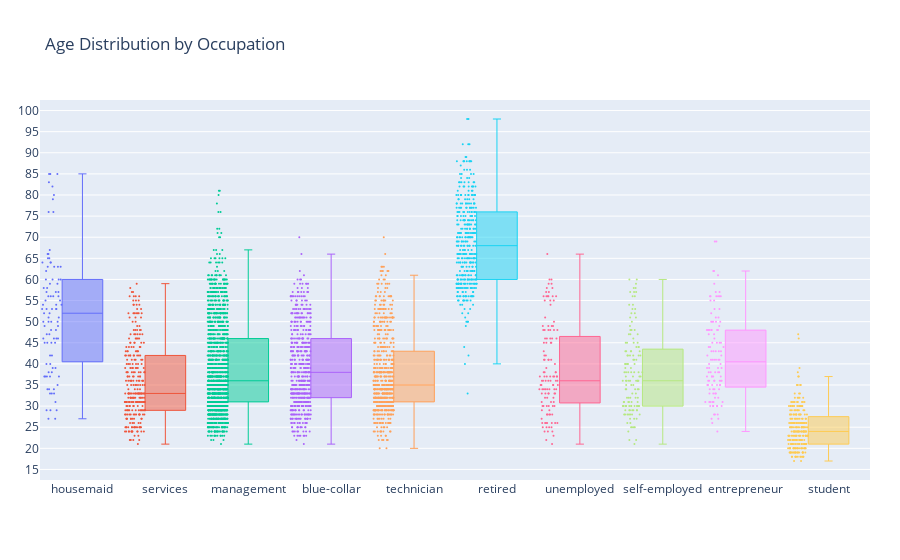

Source (notebook cell):
### Code cell
import plotly.graph_objs as go
from plotly.offline import iplot

subscribed = df.loc[df['y'] == 'yes']
occupations = df['job'].unique().tolist()

housemaid = subscribed['age'].loc[subscribed['job'] == 'housemaid'].values
services = subscribed['age'].loc[subscribed['job'] == 'services'].values
management = subscribed['age'].loc[subscribed['job'] == 'management'].values
blue_collar = subscribed['age'].loc[subscribed['job'] == 'blue-collar'].values
technician = subscribed['age'].loc[subscribed['job'] == 'technician'].values
retired = subscribed['age'].loc[subscribed['job'] == 'retired'].values
unemployed = subscribed['age'].loc[subscribed['job'] == 'unemployed'].values
self_employed = subscribed['age'].loc[subscribed['job'] == 'self-employed'].values
entrepreneur = subscribed['age'].loc[subscribed['job'] == 'entrepreneur'].values
student = subscribed['age'].loc[subscribed['job'] == 'student'].values

ages = [housemaid, services, management, blue_collar, technician, retired, unemployed, 
        self_employed, entrepreneur, student]
colors = ['rgba(93, 164, 214, 0.5)', 'rgba(255, 144, 14, 0.5)',
          'rgba(44, 160, 101, 0.5)', 'rgba(255, 65, 54, 0.5)', 
          'rgba(207, 114, 255, 0.5)', 'rgba(127, 96, 0, 0.5)',
         'rgba(229, 126, 56, 0.5)', 'rgba(229, 56, 56, 0.5)',
         'rgba(174, 229, 56, 0.5)', 'rgba(229, 56, 56, 0.5)']

traces = []

for xd, yd, cls in zip(occupations, ages, colors):
        traces.append(go.Box(
            y = yd,
            name = xd,
            boxpoints ='all',
            jitter = 0.5,
            whiskerwidth = 0.2,
            marker = dict(size = 2),
            line = dict(width = 1)))

layout = go.Layout(
    title = 'Age Distribution by Occupation ',
    yaxis = dict(
        showgrid = True,
        zeroline = True,
        dtick = 5,
        gridwidth = 1,
        zerolinewidth = 2),
    margin=dict(
        l = 40,
        r = 30,
        b = 80,
        t = 100), showlegend = False)

fig = go.Figure(data=traces, layout=layout)
iplot(fig)

### Figure 1 — Plotly figure (JSON) as saved in the notebook; plotly's stock layout.template omitted (floating-point values rounded to 4 significant figures; data arrays with more than 128 entries replaced by an {"elided": "..."} marker saying what was removed)
{"data": [{"boxpoints": "all", "jitter": 0.5, "line": {"width": 1}, "marker": {"size": 2}, "name": "housemaid", "type": "box", "whiskerwidth": 0.2, "y": [39, 45, 60, 35, 46, 34, 40, 50, 42, 46, 33, 55, 39, 45, 49, 52, 31, 57, 54, 42, 33, 50, 29, 29, 27, 54, 55, 40, 45, 56, 56, 47, 47, 54, 59, 27, 34, 38, 58, 37, 53, 46, 53, 53, 33, 60, 46, 51, 51, 63, 79, 63, 63, 45, 63, 37, 59, 52, 65, 56, 29, 53, 34, 56, 49, 64, 64, 64, 62, 38, 66, 65, 60, 82, 58, 80, 85, 85, 85, 57, 57, 53, 76, 76, 60, 83, 66, 48, 50, 48, 50, 67, 37, 37, 37]}, {"boxpoints": "all", "jitter": 0.5, "line": {"width": 1}, "marker": {"size": 2}, "name": "services", "type": "box", "whiskerwidth": 0.2, "y": {"elided": "288 int values"}}, {"boxpoints": "all", "jitter": 0.5, "line": {"width": 1}, "marker": {"size": 2}, "name": "management", "type": "box", "whiskerwidth": 0.2, "y": {"elided": "1549 int values"}}, {"boxpoints": "all", "jitter": 0.5, "line": {"width": 1}, "marker": {"size": 2}, "name": "blue-collar", "type": "box", "whiskerwidth": 0.2, "y": {"elided": "577 int values"}}, {"boxpoints": "all", "jitter": 0.5, "line": {"width": 1}, "marker": {"size": 2}, "name": "technician", "type": "box", "whiskerwidth": 0.2, "y": {"elided": "650 int values"}}, {"boxpoints": "all", "jitter": 0.5, "line": {"width": 1}, "marker": {"size": 2}, "name": "retired", "type": "box", "whiskerwidth": 0.2, "y": {"elided": "396 int values"}}, {"boxpoints": "all", "jitter": 0.5, "line": {"width": 1}, "marker": {"size": 2}, "name": "unemployed", "type": "box", "whiskerwidth": 0.2, "y": [33, 41, 25, 37, 37, 38, 31, 33, 27, 37, 48, 40, 22, 49, 35, 31, 30, 30, 32, 34, 37, 36, 30, 34, 26, 26, 26, 32, 32, 38, 30, 28, 25, 48, 66, 60, 36, 30, 31, 34, 34, 29, 33, 55, 36, 45, 46, 46, 46, 46, 51, 25, 33, 57, 57, 29, 21, 42, 42, 36, 39, 28, 28, 28, 34, 38, 36, 49, 49, 56, 23, 33, 54, 37, 35, 35, 55, 58, 30, 34, 24, 49, 60, 38, 35, 28, 55, 25, 48, 46, 59, 56, 56, 26, 58, 48, 48, 41, 50, 24, 24, 56, 59, 37, 37, 34, 34, 26, 56, 37, 26, 35, 43, 45, 45, 45, 36, 41, 41, 33, 48, 56, 26, 36, 41]}, {"boxpoints": "all", "jitter": 0.5, "line": {"width": 1}, "marker": {"size": 2}, "name": "self-employed", "type": "box", "whiskerwidth": 0.2, "y": {"elided": "136 int values"}}, {"boxpoints": "all", "jitter": 0.5, "line": {"width": 1}, "marker": {"size": 2}, "name": "entrepreneur", "type": "box", "whiskerwidth": 0.2, "y": [49, 44, 31, 45, 45, 40, 56, 43, 28, 28, 41, 39, 27, 43, 43, 59, 35, 31, 28, 30, 42, 31, 44, 27, 33, 24, 37, 36, 42, 41, 52, 53, 37, 47, 47, 50, 53, 35, 30, 33, 38, 50, 34, 34, 44, 37, 37, 30, 36, 36, 36, 56, 35, 26, 51, 34, 34, 57, 35, 48, 48, 48, 30, 56, 48, 56, 56, 36, 57, 50, 41, 51, 45, 36, 38, 30, 31, 43, 30, 32, 41, 45, 33, 48, 48, 37, 41, 40, 69, 69, 32, 35, 36, 46, 56, 35, 48, 61, 48, 31, 55, 39, 39, 62, 62, 31, 55, 33, 38, 38, 50, 41, 38, 43, 39, 50]}, {"boxpoints": "all", "jitter": 0.5, "line": {"width": 1}, "marker": {"size": 2}, "name": "student", "type": "box", "whiskerwidth": 0.2, "y": {"elided": "256 int values"}}], "layout": {"margin": {"b": 80, "l": 40, "r": 30, "t": 100}, "showlegend": false, "title": {"text": "Age Distribution by Occupation "}, "yaxis": {"dtick": 5, "gridwidth": 1, "showgrid": true, "zeroline": true, "zerolinewidth": 2}}}
